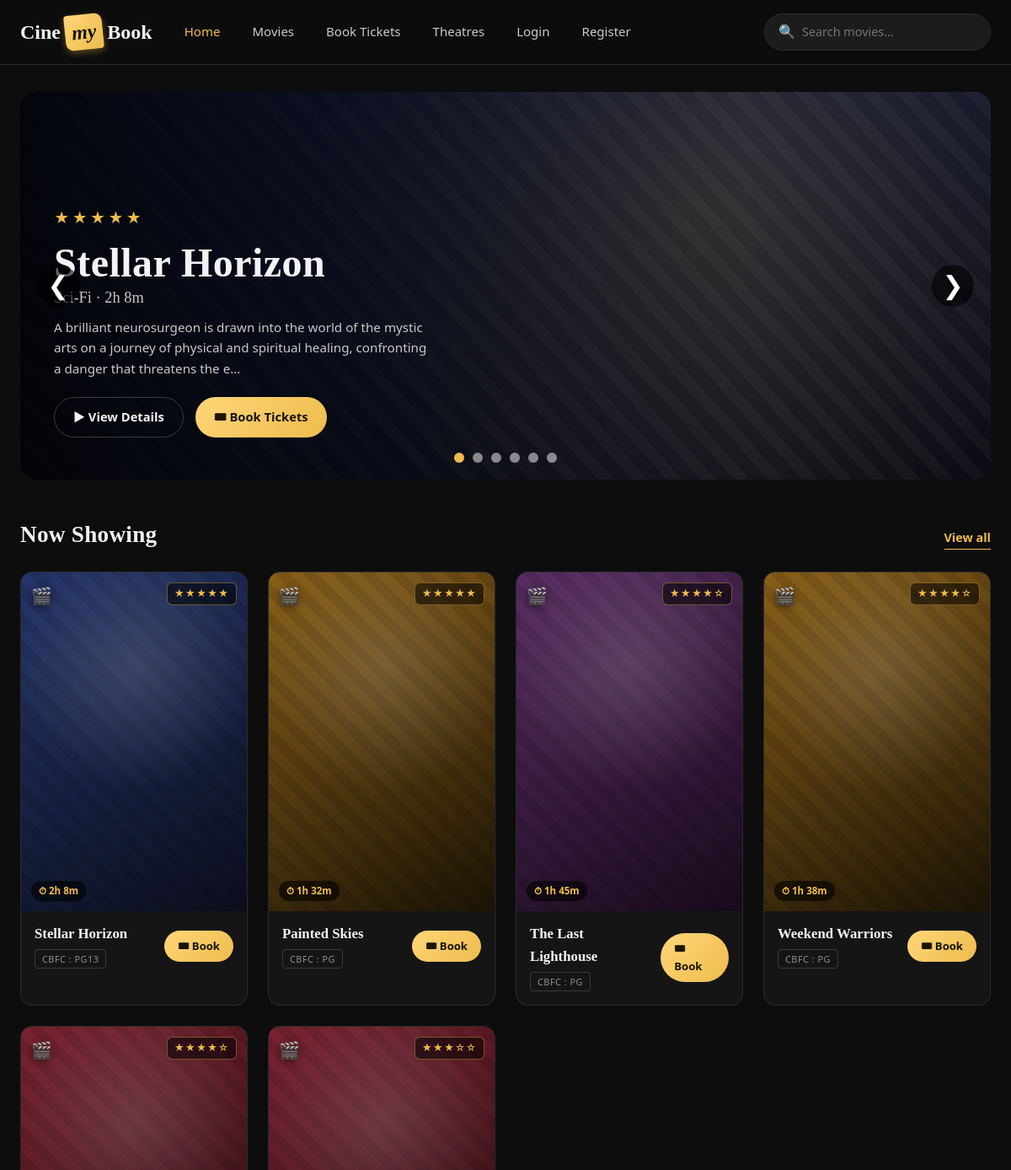
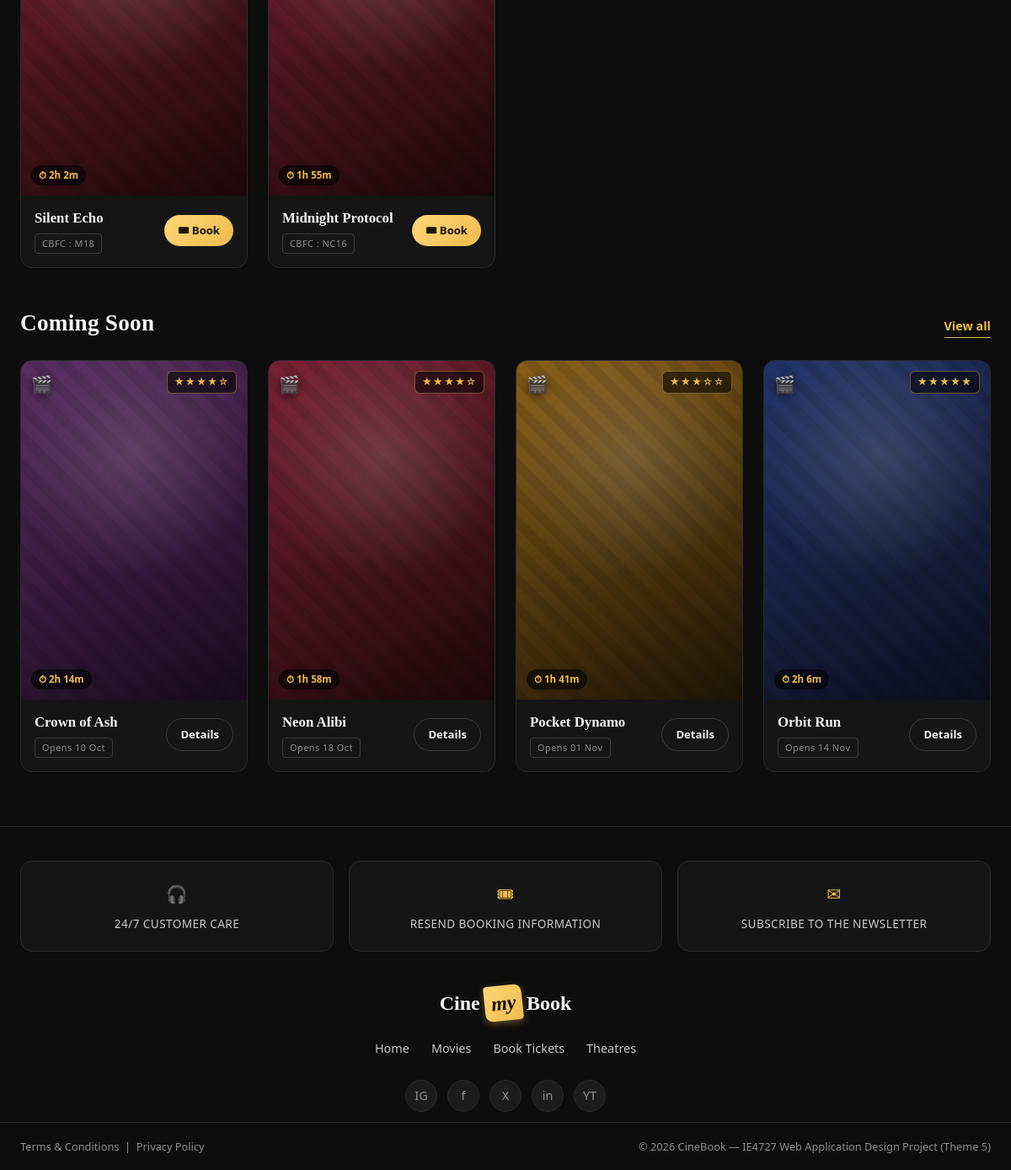
The page / on the database its author committed (2 pictures, top to bottom).
### tables this page shows
CREATE TABLE movie (
    Movie_ID INT AUTO_INCREMENT PRIMARY KEY,
    Location VARCHAR(150),
    Date DATE,
    Showtime TIME,
    Description TEXT,
    Title VARCHAR(150) NOT NULL,
    Poster VARCHAR(255) NOT NULL DEFAULT '',
    Backdrop VARCHAR(255) NOT NULL DEFAULT '',
    Genre VARCHAR(80),
    Duration_Min INT,
    Certificate VARCHAR(10) DEFAULT 'PG',
    Stars TINYINT DEFAULT 4,
    Status VARCHAR(20) DEFAULT 'showing',
    Cinema_ID INT,
    FOREIGN KEY (Cinema_ID) REFERENCES cinema(Cinema_ID)
);

### includes/functions.php (called while the page is built, shortened)
<?php
function poster_file($poster) {
    $poster = trim((string) $poster);
    return '';
}
function poster_has_img($poster) {
    return poster_file($poster) !== '' ? ' has-img' : '';
}
function poster_style($poster) {
    $f = poster_file($poster);
    if ($f === '') return '';
    return ' style="background-image:url(\'images/posters/' . htmlspecialchars(rawurlencode($f)) . '\')"';
}
function backdrop_style($file)
{
    $path = __DIR__ . '/../images/backdrops/' . $file;
    return '';
}

### index.php (the view, shortened to what this page needs)
<?php
require_once 'includes/db_connect.php';
include 'includes/header.php';
$showing = $conn->query(
    "SELECT m.Movie_ID, m.Title, m.Genre, m.Duration_Min, m.Date, m.Showtime,
            m.Description, m.Certificate, m.Stars, m.Poster, m.Backdrop, c.Cinema_Name
     FROM movie m LEFT JOIN cinema c ON m.Cinema_ID = c.Cinema_ID
     WHERE m.Status = 'showing'
     ORDER BY m.Stars DESC, m.Date ASC"
);
$showingRows = $showing ? $showing->fetch_all(MYSQLI_ASSOC) : [];
$featuredMovies = $showingRows;
$coming = $conn->query(
    "SELECT m.Movie_ID, m.Title, m.Genre, m.Duration_Min, m.Date, m.Showtime,
            m.Description, m.Certificate, m.Stars, m.Poster, m.Backdrop, c.Cinema_Name
     FROM movie m LEFT JOIN cinema c ON m.Cinema_ID = c.Cinema_ID
     WHERE m.Status = 'coming'
     ORDER BY m.Date ASC"
);
?>
<?php if ($featuredMovies): ?>
<section class="hero-carousel">
<?php foreach ($featuredMovies as $index => $movie): ?>
<div class="hero-slide <?php echo $index == 0 ? 'active' : ''; ?>">
    <div class="hero-feature<?php echo poster_has_img($movie['Poster']); ?>"
         data-genre="<?php echo htmlspecialchars($movie['Genre']); ?>"
         <?php echo backdrop_style($movie['Backdrop']); ?>>
        <div class="hero-content">
            <div class="hero-stars">
                <?php echo starRating($movie['Stars']); ?>
            </div>
            <h1 class="hero-title">
                <?php echo htmlspecialchars($movie['Title']); ?>
            </h1>
            <p class="hero-sub">
                <?php echo htmlspecialchars($movie['Genre']); ?>
                ·
                <?php echo formatDuration($movie['Duration_Min']); ?>
            </p>
            <p class="hero-desc">
                <?php echo htmlspecialchars(
                    mb_strimwidth($movie['Description'],0,160,'...')
                ); ?>
            </p>
            <div class="hero-actions">
                <a href="movie_details.php?id=<?php echo $movie['Movie_ID']; ?>"
                class="btn btn-ghost">
                    ▶ View Details
                </a>
                <a href="booking.php?movie_id=<?php echo $movie['Movie_ID']; ?>"
                class="btn">
                    🎟 Book Tickets
                </a>
            </div>
        </div>
    </div>
</div>
<?php endforeach; ?>
<button class="hero-prev">
❮
</button>
<button class="hero-next">
❯
</button>
<div class="hero-dots">
<?php foreach($featuredMovies as $index=>$movie): ?>
<span class="dot <?php echo $index==0?'active':'';?>"></span>
<?php endforeach; ?>
</div>
</section>
<?php endif; ?>
<div class="section-head">
    <h2>Now Showing</h2>
    <a href="movies.php" class="view-all">View all</a>
</div>
<div class="movie-grid">
<?php if ($showingRows): ?>
    <?php foreach ($showingRows as $row): ?>
        <div class="movie-card">
            <a class="poster<?php echo poster_has_img($row['Poster']); ?>" data-genre="<?php echo htmlspecialchars($row['Genre']); ?>"<?php echo poster_style($row['Poster']); ?>
               href="movie_details.php?id=<?php echo $row['Movie_ID']; ?>">
                <span class="star-pill"><?php echo starRating($row['Stars']); ?></span>
                <span class="dur-pill">&#9201; <?php echo formatDuration($row['Duration_Min']); ?></span>
            </a>
            <div class="movie-card-foot">
                <div>
                    <div class="mc-title"><?php echo htmlspecialchars($row['Title']); ?></div>
                    <span class="mc-cert">CBFC : <?php echo htmlspecialchars($row['Certificate']); ?></span>
                </div>
                <a href="booking.php?movie_id=<?php echo $row['Movie_ID']; ?>" class="btn btn-sm">&#127903; Book</a>
            </div>
        </div>
    <?php endforeach; ?>
<?php else: ?>
    <div class="empty-state"><div class="big">&#127909;</div><p>No movies showing right now. Please check back soon.</p></div>
<?php endif; ?>
</div>
<div class="section-head">
    <h2>Coming Soon</h2>
    <a href="movies.php" class="view-all">View all</a>
</div>
<div class="movie-grid">
<?php if ($coming && $coming->num_rows > 0): ?>
    <?php while ($row = $coming->fetch_assoc()): ?>
        <div class="movie-card">
            <a class="poster<?php echo poster_has_img($row['Poster']); ?>" data-genre="<?php echo htmlspecialchars($row['Genre']); ?>"<?php echo poster_style($row['Poster']); ?>
               href="movie_details.php?id=<?php echo $row['Movie_ID']; ?>">
                <span class="star-pill"><?php echo starRating($row['Stars']); ?></span>
                <span class="dur-pill">&#9201; <?php echo formatDuration($row['Duration_Min']); ?></span>
            </a>
            <div class="movie-card-foot">
                <div>
                    <div class="mc-title"><?php echo htmlspecialchars($row['Title']); ?></div>
                    <span class="mc-cert">Opens <?php echo date("d M", strtotime($row['Date'])); ?></span>
                </div>
                <a href="movie_details.php?id=<?php echo $row['Movie_ID']; ?>" class="btn btn-sm btn-ghost">Details</a>
            </div>
        </div>
    <?php endwhile; ?>
<?php else: ?>
    <div class="empty-state"><p>No upcoming movies announced yet.</p></div>
<?php endif; ?>
</div>
<?php include 'includes/footer.php'; $conn->close(); ?>

### rows shown on the page
movie: Stars "★★★★★", Title "Stellar Horizon", Genre "Sci-Fi", Duration_Min "2h 8m", Description "A brilliant neurosurgeon is drawn into the world of the mystic arts on a journey of physical and spiritual healing, confronting a danger that threatens the e...", Certificate "PG13"
movie: Stars "★★★★★", Duration_Min "1h 32m", Title "Painted Skies", Certificate "PG"
movie: Stars "★★★★☆", Duration_Min "1h 45m", Title "The Last Lighthouse", Certificate "PG"
movie: Stars "★★★★☆", Duration_Min "1h 38m", Title "Weekend Warriors", Certificate "PG"
movie: Stars "★★★★☆", Duration_Min "2h 2m", Title "Silent Echo", Certificate "M18"
movie: Stars "★★★☆☆", Duration_Min "1h 55m", Title "Midnight Protocol", Certificate "NC16"
movie: Stars "★★★★☆", Duration_Min "2h 14m", Title "Crown of Ash", Date "10 Oct"
movie: Stars "★★★★☆", Duration_Min "1h 58m", Title "Neon Alibi", Date "18 Oct"
movie: Stars "★★★☆☆", Duration_Min "1h 41m", Title "Pocket Dynamo", Date "01 Nov"
movie: Stars "★★★★★", Duration_Min "2h 6m", Title "Orbit Run", Date "14 Nov"
